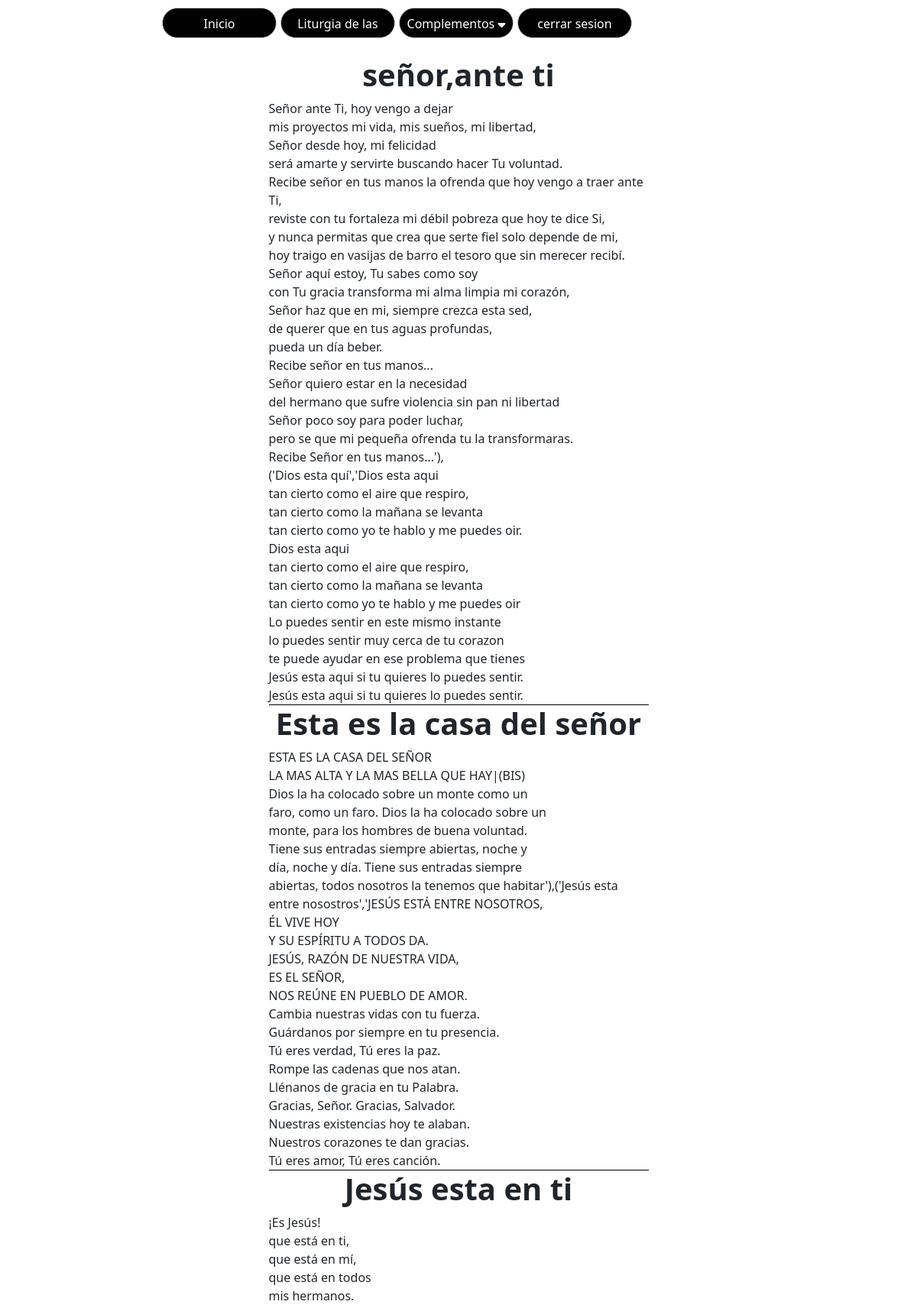
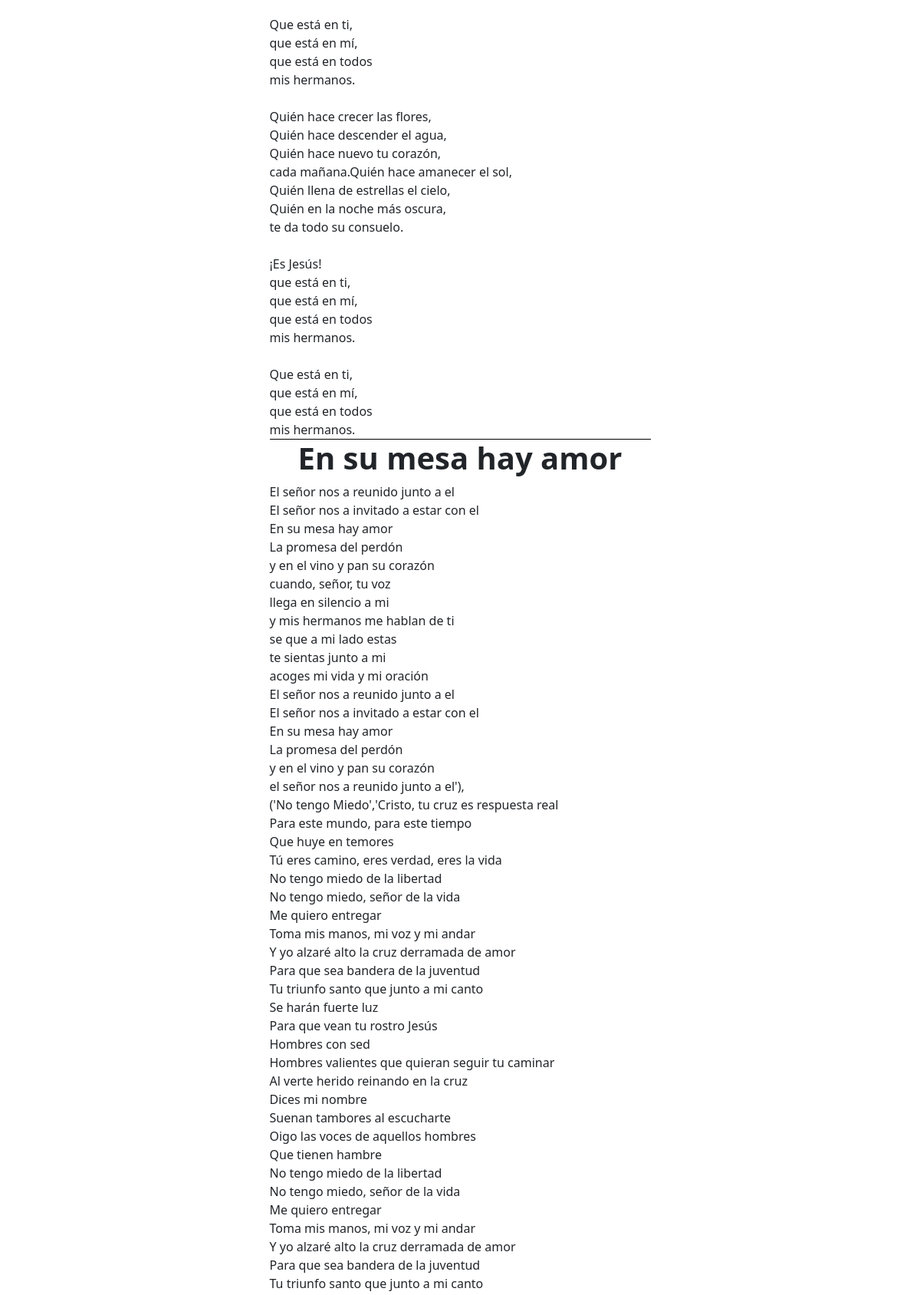
Page /Cancionero.php (signed in, upper part) on the committed database (2 pictures, top to bottom).
### tables this page shows
CREATE TABLE `cancionero` (
  `id` int(3) NOT NULL,
  `nombre` longtext NOT NULL,
  `cancion` longtext NOT NULL
);

### public_html/Cancionero.php (the view, shortened to what this page needs)
<?php
include "funciones.php";
if (!isset($_SESSION["Login"])) {
    header('Location: index.php');
} else {
    ?>
        <!doctype html>
    <html
        <head>
        <link href="https://cdn.jsdelivr.net/npm/bootstrap@5.2.0-beta1/dist/css/bootstrap.min.css" rel="stylesheet">
        <link href="estilos/cancionero.css" rel="stylesheet" type="text/css">
        <link href="https://raw.githubusercontent.com/daneden/animate.css/master/animate.css" rel="stylesheet">
    </head>
    <body>
        <div class="container">
            <div class="ir-arriba">
            </div>
                <?php
                $separador = "\n";
                $sql = "select * from cancionero";
                $result = mysqli_query($conexion, $sql);
                while ($mostrar = mysqli_fetch_array($result)) {
                    echo "<div class=\"padre\">";
                    echo "<div class=\"hijo\">";
                    echo "<center>";
                    echo "<h1> <b>" . $mostrar['nombre'] . "</b></h1>";
                    echo '</center>';
                    $frases = explode($separador, $mostrar['cancion']);
                    $tamaño = sizeof($frases);
                    for ($i = 0; $i < $tamaño; $i++) {
                        echo $frases[$i] . "<br>";
                    }
                    echo"</div>";
                    echo"</div>";
                }
                echo " </div>
                 <div id='button-up'>
        <i class='fas fa-chevron-up'></i>
    </div>
";
                echo"       </body>    ";
                echo "   </html>";
            }

### public_html/estilos/cancionero.css (style rules this page uses)
body { margin: 0; padding: 0; height: 100vh; }
* { margin: 0; padding: 0; }
.padre { display: flex; justify-content: center; align-items: center; }
.hijo { border-bottom: 1px solid #000000; width: 497px; }

### rows in the picture
cancionero: nombre "señor,ante ti", i "Señor ante Ti, hoy vengo a dejar", i "mis proyectos mi vida, mis sueños, mi libertad,", i "Señor desde hoy, mi felicidad", i "será amarte y servirte buscando hacer Tu voluntad.", i "Recibe señor en tus manos la ofrenda que hoy vengo a traer ante Ti,", i "reviste con tu fortaleza mi débil pobreza que hoy te dice Si,", i "y nunca permitas que crea que serte fiel solo depende de mi,", i "hoy traigo en vasijas de barro el tesoro que sin merecer recibí.", i "Señor aquí estoy, Tu sabes como soy", i "con Tu gracia transforma mi alma limpia mi corazón,", i "Señor haz que en mi, siempre crezca esta sed,", i "de querer que en tus aguas profundas,", i "pueda un día beber.", i "Recibe señor en tus manos...", i "Señor quiero estar en la necesidad", i "del hermano que sufre violencia sin pan ni libertad", i "Señor poco soy para poder luchar,", i "pero se que mi pequeña ofrenda tu la transformaras.", i "Recibe Señor en tus manos...'),", i "('Dios esta quí','Dios esta aqui", i "tan cierto como el aire que respiro,", i "tan cierto como la mañana se levanta", i "tan cierto como yo te hablo y me puedes oir.", i "Dios esta aqui", i "tan cierto como yo te hablo y me puedes oir", i "Lo puedes sentir en este mismo instante", i "lo puedes sentir muy cerca de tu corazon", i "te puede ayudar en ese problema que tienes", i "Jesús esta aqui si tu quieres lo puedes sentir."
cancionero: nombre "Esta es la casa del señor", cancion "ESTA ES LA CASA DEL SEÑOR", cancion "LA MAS ALTA Y LA MAS BELLA QUE HAY|(BIS)", cancion "Dios la ha colocado sobre un monte como un", cancion "faro, como un faro. Dios la ha colocado sobre un", cancion "monte, para los hombres de buena voluntad.", cancion "Tiene sus entradas siempre abiertas, noche y", cancion "día, noche y día. Tiene sus entradas siempre", cancion "abiertas, todos nosotros la tenemos que habitar'),('Jesús esta entre nosostros','JESÚS ESTÁ ENTRE NOSOTROS,", cancion "ÉL VIVE HOY", cancion "Y SU ESPÍRITU A TODOS DA.", cancion "JESÚS, RAZÓN DE NUESTRA VIDA,", cancion "ES EL SEÑOR,", cancion "NOS REÚNE EN PUEBLO DE AMOR.", cancion "Cambia nuestras vidas con tu fuerza.", cancion "Guárdanos por siempre en tu presencia.", cancion "Tú eres verdad, Tú eres la paz.", cancion "Rompe las cadenas que nos atan.", cancion "Llénanos de gracia en tu Palabra.", cancion "Gracias, Señor. Gracias, Salvador.", cancion "Nuestras existencias hoy te alaban.", cancion "Nuestros corazones te dan gracias.", cancion "Tú eres amor, Tú eres canción."
cancionero: nombre "Jesús esta en ti", cancion "¡Es Jesús!", cancion "que está en ti,", cancion "que está en mí,", cancion "que está en todos", cancion "mis hermanos.", cancion "Que está en ti,", cancion "Quién hace crecer las flores,", cancion "Quién hace descender el agua,", cancion "Quién hace nuevo tu corazón,", cancion "cada mañana.Quién hace amanecer el sol,", cancion "Quién llena de estrellas el cielo,", cancion "Quién en la noche más oscura,", cancion "te da todo su consuelo."
cancionero: nombre "En su mesa hay amor", i "El señor nos a reunido junto a el", i "El señor nos a invitado a estar con el", i "En su mesa hay amor", i "La promesa del perdón", i "y en el vino y pan su corazón", i "cuando, señor, tu voz", i "llega en silencio a mi", i "y mis hermanos me hablan de ti", i "se que a mi lado estas", i "te sientas junto a mi", i "acoges mi vida y mi oración", i "el señor nos a reunido junto a el'),", i "('No tengo Miedo','Cristo, tu cruz es respuesta real", i "Para este mundo, para este tiempo", i "Que huye en temores", i "Tú eres camino, eres verdad, eres la vida", i "No tengo miedo de la libertad", i "No tengo miedo, señor de la vida", i "Me quiero entregar", i "Toma mis manos, mi voz y mi andar", i "Y yo alzaré alto la cruz derramada de amor", i "Para que sea bandera de la juventud", i "Tu triunfo santo que junto a mi canto", i "Se harán fuerte luz", i "Para que vean tu rostro Jesús", i "Hombres con sed", i "Hombres valientes que quieran seguir tu caminar", i "Al verte herido reinando en la cruz", i "Dices mi nombre", i "Suenan tambores al escucharte", i "Oigo las voces de aquellos hombres", i "Que tienen hambre"
